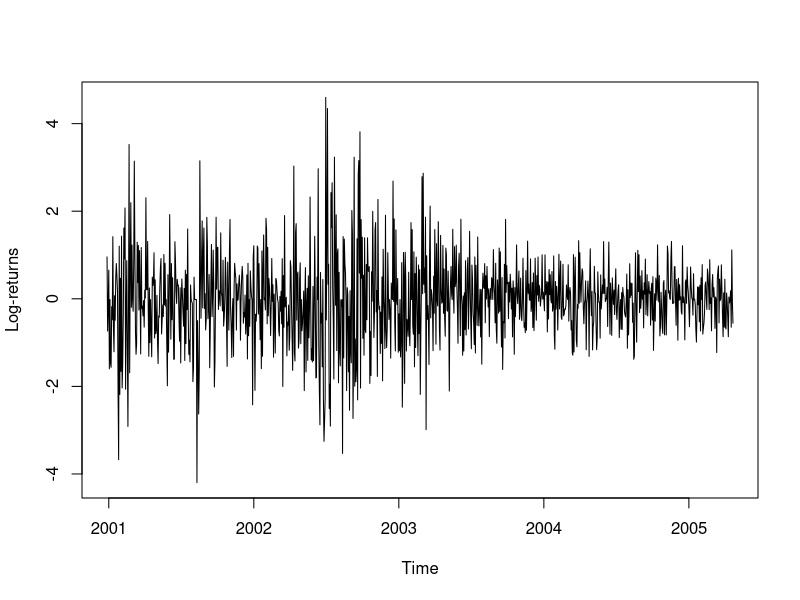

The R script that drew this image:
# Clear variables and close windows
rm(list = ls(all = TRUE))
graphics.off()

# Please change working directory setwd('C:/...')

data <- read.delim2("SP1997-2005s.txt")

time <- (1:length(data[, 1]))
dat0 <- data[, 1] - c(mean(data[, 1]))
dat0 <- dat0/sd(dat0)

timet <- (time - 1078)/250 + 2001
plot(timet[time >= 1075], dat0[time >= 1075], xaxp = c(2001, 2005, 4), xlab = "Time", ylab = "Log-returns", type = "l") 
